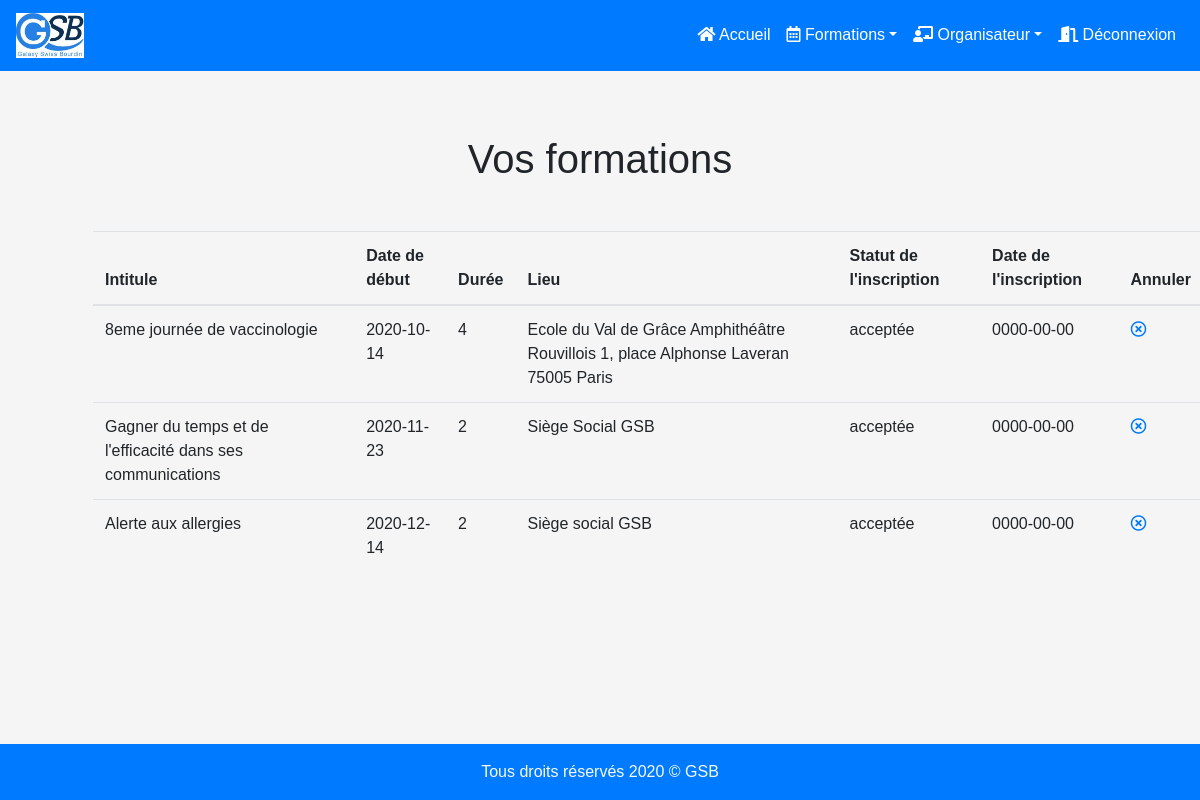
The page /annulations/demande-annulations.php (signed in) on the database its author committed.
### tables this page shows
CREATE TABLE `inscription` (
  `id_formation` int(11) NOT NULL,
  `matricule_visiteur` char(4) NOT NULL,
  `statut` enum('acceptée','en attente','annulation demandée','annulation acceptée','annulation refusée') NOT NULL,
  `date_inscription` date NOT NULL,
  `objet_annulation` varchar(500) DEFAULT NULL,
  `date_annulation` date DEFAULT NULL
);

CREATE TABLE `formation` (
  `id` int(11) NOT NULL,
  `intitule` varchar(200) NOT NULL,
  `date_debut` date NOT NULL,
  `duree` smallint(6) NOT NULL,
  `lieu` varchar(300) DEFAULT NULL,
  `nombre_places` int(11) NOT NULL,
  `id_organisateur` int(11) NOT NULL,
  `id_type_formation` int(11) NOT NULL,
  `id_secteur_formation` int(11) NOT NULL
);

### bdd/getDemandesInscriptionsVisiteur.php (called while the page is built, shortened)
<?php
function getDemandesInscriptionsVisiteur($matricule)
{
    $pdo = connectBDD();
    $lesDemandes = [];
    $sql = "SELECT inscription.*, formation.intitule, formation.date_debut, formation.duree, formation.lieu
    FROM inscription
    JOIN formation on formation.id = inscription.id_formation
    where inscription.matricule_visiteur =:matricule";
    try {
        $stmt = $pdo->prepare($sql);
        $stmt->bindParam(':matricule', $matricule);
        $stmt->execute();
        $lesDemandes = $stmt->fetchAll();
    } catch (PDOException $e) {
        header('Content-Type: text/html; charset=latin-1');
        die("Erreur getDemandesInscriptionsVisiteur : " . $e->getMessage() .
            " - Ligne " . $e->getLine());
    }
    return $lesDemandes;
}

### annulations/demande-annulations.php (the view, shortened to what this page needs)
<?php
include_once("../bdd/getDemandesInscriptionsVisiteur.php");
$pdo = connectBDD();
$leLogin = $_SESSION['login'];
$sql = "select matricule
from utilisateur
where login ='$leLogin'";
$stmt = $pdo->query($sql);
$utilisateur = $stmt->fetch();
$idVisiteur = $utilisateur->matricule;
$lesDemandes = getDemandesInscriptionsVisiteur($idVisiteur);
?>
<!DOCTYPE html>
<html lang="fr">
<head>
    <link rel="stylesheet" href="../vendor/bootstrap/css/bootstrap.min.css">
    <link rel="stylesheet" href="../vendor/fontawesome-5.10.2-free/css/all.min.css">
    <link rel="stylesheet" href="../css/styles.css">
</head>
<header id="header-small">
    <?php include_once("../includes/inc-header.php"); ?>
</header>
<body>
    <main class="container py-5">
        <h1 class="text-center mt-3">Vos formations</h1>
        <div>
            <table class="table table-hover m-5">
                <thead>
                    <tr>
                        <th>Intitule</th>
                        <th>Date de début</th>
                        <th>Durée</th>
                        <th>Lieu</th>
                        <th>Statut de l'inscription</th>
                        <th>Date de l'inscription</th>
                        <th>Annuler </th>
                    </tr>
                </thead>
                <tbody>
                    <?php
                    foreach ($lesDemandes as $demande) {
                        echo "<tr>";
                        echo '<td>' . htmlspecialchars($demande->intitule) . '</td>';
                        echo '<td>' . htmlspecialchars($demande->date_debut) . '</td>';
                        echo '<td>' . htmlspecialchars($demande->duree) . '</td>';
                        echo '<td>' . htmlspecialchars($demande->lieu) . '</td>';
                        echo '<td>' . htmlspecialchars($demande->statut) . '</td>';
                        echo '<td>' . htmlspecialchars($demande->date_inscription) . '</td>';
                        $leStatut = $demande->statut;
                        if ($leStatut == "annulation demandée" || $leStatut == "annulation acceptée" || $leStatut == "annulation refusée") {
                            echo '<td>annulation demandée</td>';
                        } else {
                            echo '<td><a href="#" data-id="' . $demande->id_formation . '" class="openDialog" data-toggle="modal"
                            data-target="#AnnulationFormationModal" title="Annuler"><i class="far fa-times-circle"></i></a></td>';
                        }
                        echo "</tr>";
                    }
                    ?>
                </tbody>
            </table>
        </div>
    </main>
</body>
</html>

### css/styles.css (style rules this page uses)
body { font-family: arial !important; background-color: whitesmoke; }

### rows shown on the page
inscription: id_formation.intitule "8eme journée de vaccinologie", id_formation.date_debut "2020-10-14", id_formation.duree "4", id_formation.lieu "Ecole du Val de Grâce Amphithéâtre Rouvillois 1, place Alphonse Laveran 75005 Paris", statut "acceptée", date_inscription "0000-00-00"
inscription: id_formation.intitule "Gagner du temps et de l'efficacité dans ses communications", id_formation.date_debut "2020-11-23", id_formation.duree "2", id_formation.lieu "Siège Social GSB", statut "acceptée", date_inscription "0000-00-00"
inscription: id_formation.intitule "Alerte aux allergies", id_formation.date_debut "2020-12-14", id_formation.duree "2", id_formation.lieu "Siège social GSB", statut "acceptée", date_inscription "0000-00-00"
